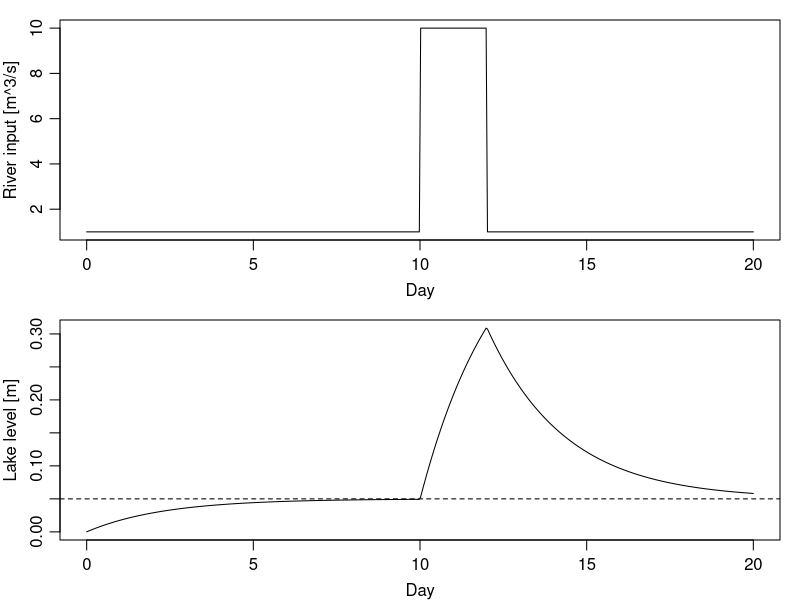

The R script that drew this image:
png("2014-03-16-box-model.png")
library(deSolve)
IC <- 0
parms <- list(A = 4e6, gamma = 20)
sperday <- 86400 # seconds per day
times <- seq(0, 20 * sperday, length.out = 500)
R <- function(t) {
    1 + ifelse(10 * sperday < t & t < 12 * sperday, 9, 0)
}
DE <- function(t, y, parms) {
    h <- y[1]
    dhdt <- (R(t) - parms$gamma * h) / parms$A
    list(dhdt)
}
sol <- lsoda(IC, times, DE, parms)
par(mfrow = c(2, 1), mar = c(3, 3, 1, 1), mgp = c(2, 0.7, 0))
h <- sol[, 2]
Day <- times / 86400
plot(Day, R(times), type = "l", ylab = "River input [m^3/s]")
plot(Day, h, type = "l", ylab = "Lake level [m]")
abline(h = 1 / parms$gamma, lty = 2) # theoretical steady state for 1 m^3/s
dev.off()
